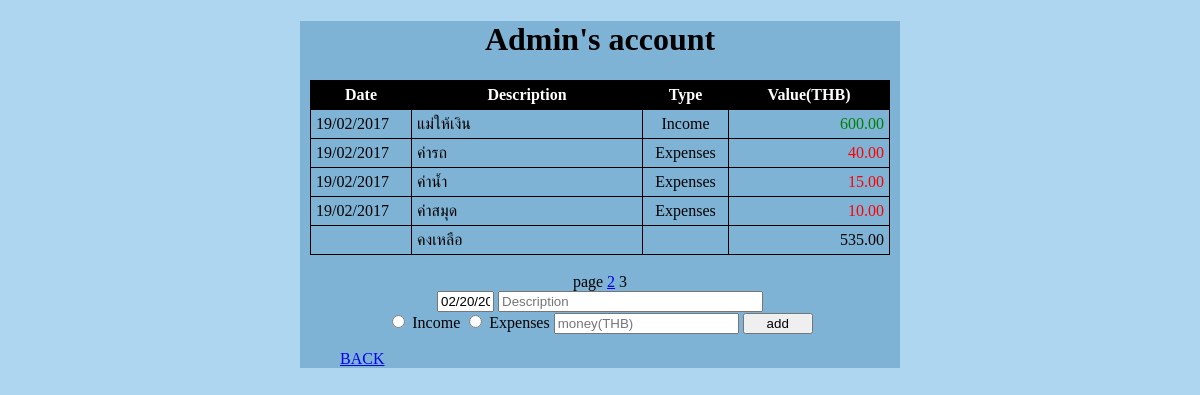
Screenshot of /accounts/1/?page=3 with the database file from the repository.
### accounts/models.py (models this page shows, shortened)
class Account(models.Model):
    name = models.CharField(max_length=30)
    create = models.DateTimeField('created')
    def balance(self, start, end):
        transaction = self.transaction_set.order_by('-date','-id')[start-1:end]
        self.balance = self.balance_forward
        for action in transaction:
            if action.actionType == 'I':
                self.balance += action.value
            else:
                self.balance -= action.value
        return self.balance
    def balance_forward(self, end):
        transaction = self.transaction_set.order_by('-date','-id')[end:]
        self.balance_forward = 0
        for action in transaction:
            if action.actionType == 'I':
                self.balance_forward += action.value
            else:
                self.balance_forward -= action.value
        return self.balance_forward

class Transaction(models.Model):
    account = models.ForeignKey(Account, on_delete=models.CASCADE)
    date = models.DateField('date')
    TYPE_CHOICES = (
        ('I', 'Income'),
        ('E', 'Expenses')
        )
    actionType = models.CharField(max_length=1, choices=TYPE_CHOICES)
    description = models.CharField(max_length=200)
    value = models.DecimalField(max_digits=14, decimal_places=2)

### accounts/views.py (the view)
# urls.py: url(r'^(?P<account_id>[0-9]+)/$', views.detail, name='detail'),
def detail(request, account_id):
    account = get_object_or_404(Account, pk=account_id)
    transaction = account.transaction_set.order_by('-date','-id')
    paginator = Paginator(transaction, 5)
    page = request.GET.get('page')
    try:
        contacts = paginator.page(page)
    except PageNotAnInteger:
        contacts = paginator.page(1)
    except EmptyPage:
        contacts = paginator.page(paginator.num_pages)
    balance_forward = account.balance_forward(contacts.end_index())
    balance = account.balance(contacts.start_index(), contacts.end_index())
    return render(request, 'accounts/detail.html', {'account':account, 'contacts':contacts, 'balance_forward':balance_forward, 'balance':balance,})

### accounts/templates/accounts/detail.html (shortened to what this page needs)
<!doctype html>
<html lang="en">
<head><title>{{account.name}}'s account</title>
    <link rel="stylesheet" href="//code.jquery.com/ui/1.12.1/themes/base/jquery-ui.css">
</head>
<body   style="background-color:#aed6f1;">
<div    align="center"
        style=" width:600px;
                margin:auto;
                background-color:#7fb3d5;">
    <h1> {{ account.name }}'s account </h1>
    <table width="580px">
        <tr>
            <th width="90px">   Date        </th>
            <th>                Description </th>
            <th width="75px">   Type        </th>
            <th width="150px">  Value(THB)  </th>
        {% regroup contacts|dictsort:"date" by date as order_list %}
        {% for date in order_list reversed%}
            {% for list in date.list reversed %}
            <tr>
                <td>            {{ date.grouper|date:"d/m/Y" }}     </td>
                <td>            {{ list.description }}              </td>
                <td><center>    {{ list.get_actionType_display }}   </center></td>
                <td id = td01
                    style=" color:
                            {% if list.actionType == "I" %}
                                green
                            {% else %}
                                red
                            {%endif%};">
                                {{list.value}}                      </td>
            </tr>
            {% endfor %}
        {% endfor %}
        <tr>
            <td>                            </td>
            <td>            คงเหลือ          </td>
            <td>                            </td>
            <td id = td01>  {{ balance }}   </td>
        </tr>
    </table> <br>
    <div class="pagination">
        <span>
            page
            {% if contacts.has_previous %}
                <a href="?page={{contacts.previous_page_number}}">
                {{contacts.previous_page_number}}</a>
            {% endif %}
            {{contacts.number}}
        </span>
    </div>
    <div align="center">
    <form action={% url 'accounts:add_list' account.id %} method="post">
        <input type="datetime" id="datepicker" size="4" value={% now "SHORT_DATE_FORMAT" %} name="date">
        <input type="text" name="description" placeholder="Description" size=30>
        <br>
        <input type="radio" name="type" value="I"> Income    </option>
        <input type="radio" name="type" value="E"> Expenses  </option>
        <input type="number" step="any" placeholder="money(THB)" name="value" >
        <input type="submit" value="add" style="width:70px;">
    </form>
    </div>
    <div align="left">
    <ul><a href={% url 'accounts:index' %}>BACK</a></div>
</div>
</body>
</html>

### accounts/templates/accounts/detail.html (style rules this page uses)
table, th, td { border : 1px solid black; border-collapse : collapse; padding : 5px; text-align : left; }
table th { background-color : #000000; color : #ffffff; text-align : center; }
table td#td01 { text-align:right; }

### rows the page displays
Account: name "Admin"
Transaction: description "แม่ให้เงิน", actionType "Income", value "600.00"
Transaction: grouper "19/02/2017", description "ค่าสมุด", actionType "Expenses", value "10.00"
Transaction: description "ค่ารถ", actionType "Expenses", value "40.00"
Transaction: description "ค่าน้ำ", actionType "Expenses", value "15.00"

### other values shown
{{ balance }} "535.00"
{{ contacts.previous_page_number }} "2"
{{ contacts.number }} "3"
